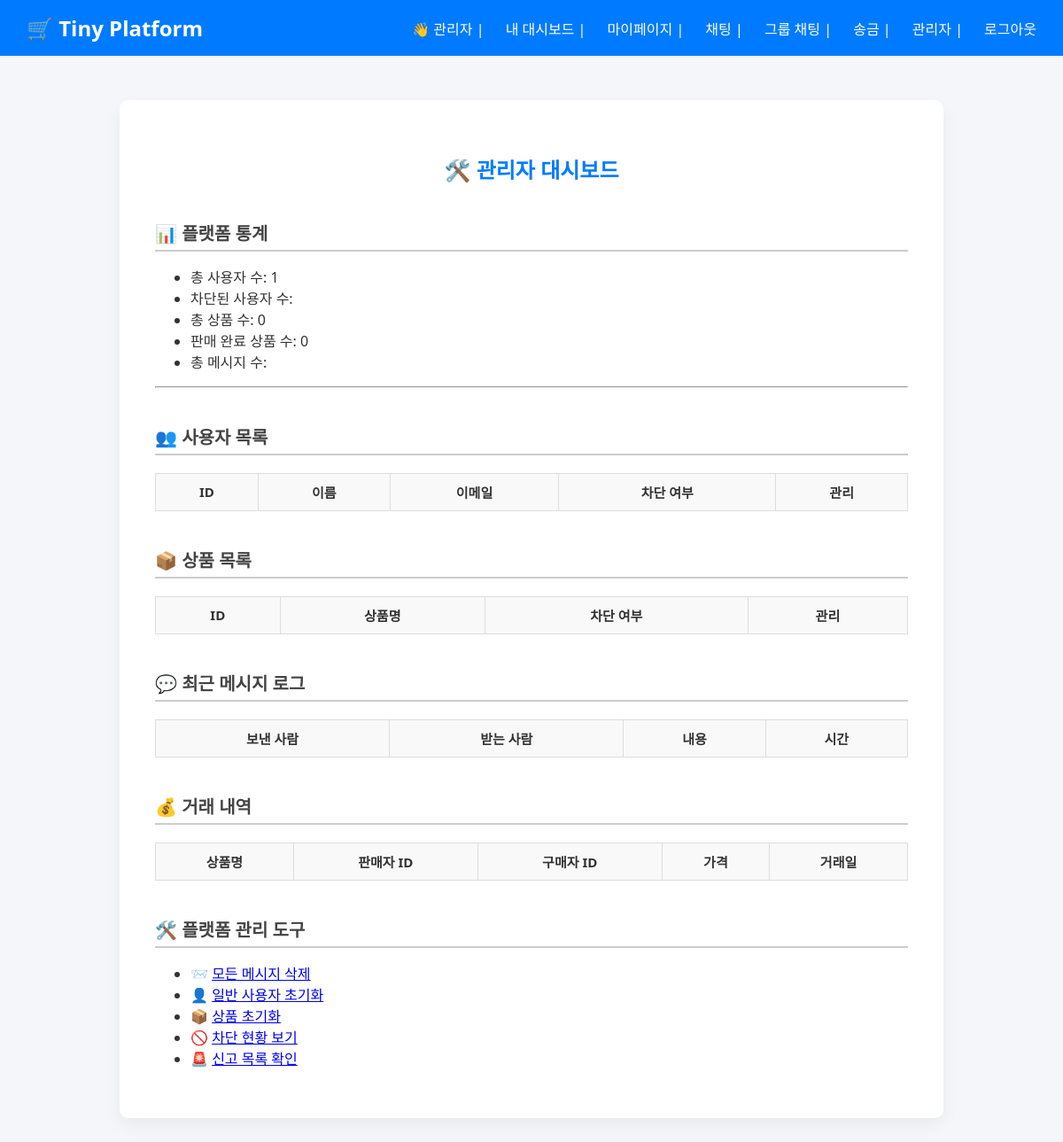
Page /admin (signed in) on the earlier database version.
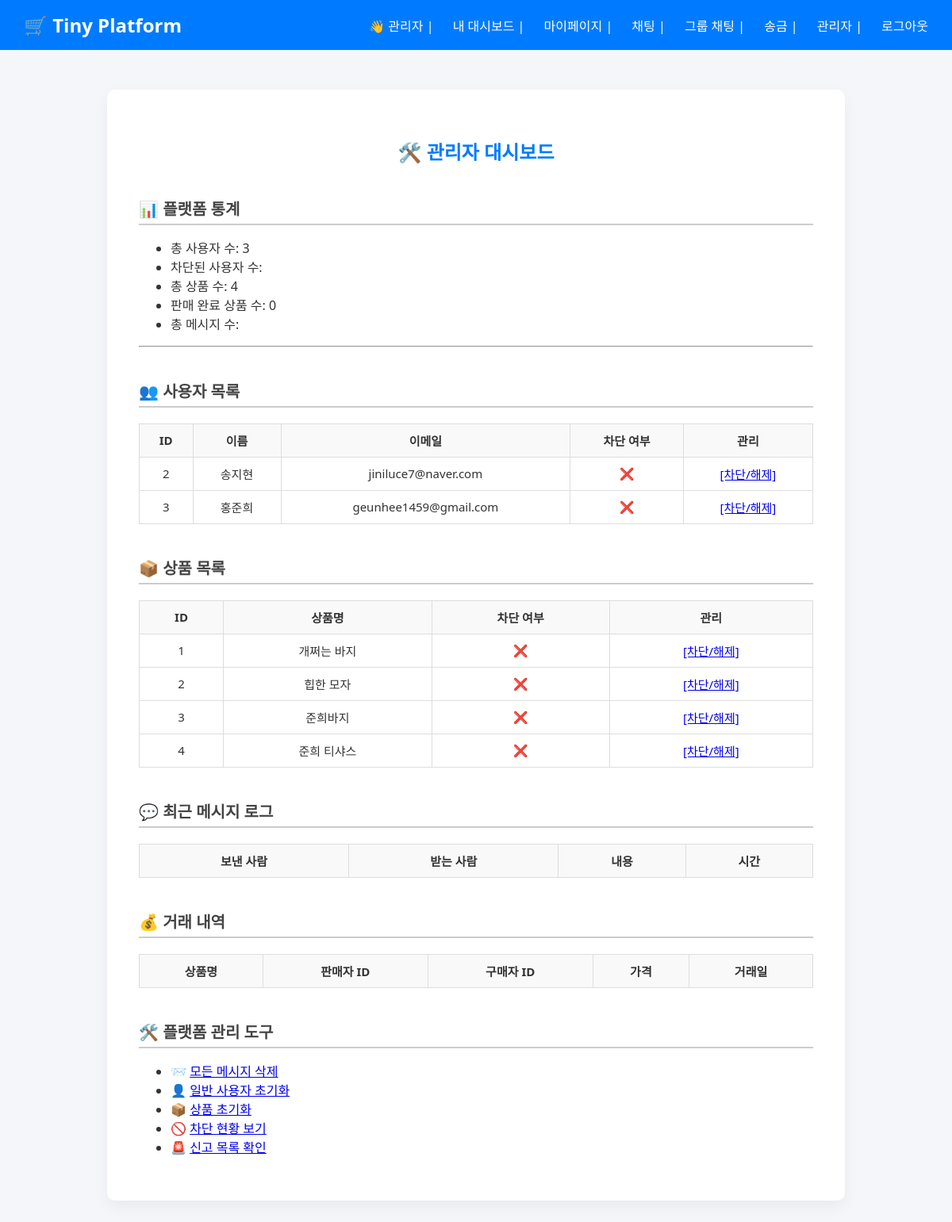
Same page on the later database version.
### tables this page shows
CREATE TABLE users (
                id INTEGER PRIMARY KEY AUTOINCREMENT,
                username TEXT NOT NULL UNIQUE,
                email TEXT NOT NULL UNIQUE,
                password TEXT NOT NULL,
                is_admin INTEGER DEFAULT 0,
                is_blocked INTEGER DEFAULT 0,
                balance INTEGER DEFAULT 10000,
                bio TEXT
            );

CREATE TABLE products (
                id INTEGER PRIMARY KEY AUTOINCREMENT,
                name TEXT NOT NULL,
                description TEXT,
                price INTEGER,
                seller_id INTEGER,
                is_blocked INTEGER DEFAULT 0,
                created_at TIMESTAMP DEFAULT CURRENT_TIMESTAMP,
                buyer_id INTEGER
            );

### app.py (the view)
@app.route("/admin")
def admin():
    if not session.get("is_admin"):
        flash("접근 권한이 없습니다.", "danger")
        return redirect(url_for("index"))
    with sqlite3.connect(DB_NAME) as conn:
        cursor = conn.cursor()
        users = cursor.execute("SELECT id, username, email, is_blocked FROM users WHERE is_admin = 0").fetchall()
        products = cursor.execute("SELECT id, name, is_blocked FROM products").fetchall()
        stats = {
            "total_users": cursor.execute("SELECT COUNT(*) FROM users").fetchone()[0],
            "total_products": cursor.execute("SELECT COUNT(*) FROM products").fetchone()[0],
            "sold_products": cursor.execute("SELECT COUNT(*) FROM products WHERE buyer_id IS NOT NULL").fetchone()[0],
            "latest_messages": cursor.execute("""
                SELECT u1.username, u2.username, m.message, m.created_at
                FROM messages m
                JOIN users u1 ON m.sender_id = u1.id
                JOIN users u2 ON m.receiver_id = u2.id
                ORDER BY m.created_at DESC LIMIT 5
            """).fetchall(),
            "latest_transfers": cursor.execute("""
                SELECT u1.username, u2.username, p.name, t.amount, t.created_at
                FROM transfers t
                JOIN users u1 ON t.sender_id = u1.id
                JOIN users u2 ON t.receiver_id = u2.id
                LEFT JOIN products p ON t.product_id = p.id
                ORDER BY t.created_at DESC LIMIT 5
            """).fetchall()
        }
    return render_template("admin.html", users=users, products=products, stats=stats)

### templates/admin.html (shortened to what this page needs)
{% extends "base.html" %}
{% block content %}
<h2>🛠️ 관리자 대시보드</h2>
<h3 class="section-title">📊 플랫폼 통계</h3>
<ul>
  <li>총 사용자 수: {{ stats.total_users }}</li>
  <li>차단된 사용자 수: {{ stats.blocked_users }}</li>
  <li>총 상품 수: {{ stats.total_products }}</li>
  <li>판매 완료 상품 수: {{ stats.sold_products }}</li>
  <li>총 메시지 수: {{ stats.total_messages }}</li>
</ul>
<hr />
<h3 class="section-title">👥 사용자 목록</h3>
<table class="product-table">
  <tr>
    <th>ID</th>
    <th>이름</th>
    <th>이메일</th>
    <th>차단 여부</th>
    <th>관리</th>
  </tr>
  {% for u in users %}
  <tr>
    <td>{{ u[0] }}</td>
    <td>{{ u[1] }}</td>
    <td>{{ u[2] }}</td>
    <td>{% if u[3] %}✅{% else %}❌{% endif %}</td>
    <td><a href="{{ url_for('block_user', user_id=u[0]) }}">[차단/해제]</a></td>
  </tr>
  {% endfor %}
</table>
<h3 class="section-title">📦 상품 목록</h3>
<table class="product-table">
  <tr>
    <th>ID</th>
    <th>상품명</th>
    <th>차단 여부</th>
    <th>관리</th>
  </tr>
  {% for p in products %}
  <tr>
    <td>{{ p[0] }}</td>
    <td>{{ p[1] }}</td>
    <td>{% if p[2] %}✅{% else %}❌{% endif %}</td>
    <td><a href="{{ url_for('block_product', product_id=p[0]) }}">[차단/해제]</a></td>
  </tr>
  {% endfor %}
</table>
<h3 class="section-title">💬 최근 메시지 로그</h3>
<table class="product-table">
  <tr>
    <th>보낸 사람</th>
    <th>받는 사람</th>
    <th>내용</th>
    <th>시간</th>
  </tr>
</table>
<h3 class="section-title">💰 거래 내역</h3>
<table class="trade-table">
  <tr>
    <th>상품명</th>
    <th>판매자 ID</th>
    <th>구매자 ID</th>
    <th>가격</th>
    <th>거래일</th>
  </tr>
</table>
<h3 class="section-title">🛠️ 플랫폼 관리 도구</h3>
<ul>
  <li>📨 <a href="{{ url_for('delete_messages') }}">모든 메시지 삭제</a></li>
  <li>👤 <a href="{{ url_for('reset_users') }}">일반 사용자 초기화</a></li>
  <li>📦 <a href="{{ url_for('reset_products') }}">상품 초기화</a></li>
  <li>🚫 <a href="{{ url_for('admin_blocked') }}">차단 현황 보기</a></li>
  <li>🚨 <a href="{{ url_for('admin_reports') }}">신고 목록 확인</a></li>
</ul>
{% endblock %}

### templates/base.html (shortened to what this page needs)
<!DOCTYPE html>
<html lang="ko">
<head>
  <link rel="stylesheet" href="{{ url_for('static', filename='style.css') }}" />
</head>
<body>
  <div class="navbar">
    <div class="logo">
      <a href="{{ url_for('index') }}">🛒 Tiny Platform</a>
    </div>
    <div class="menu">
      {% if session.get("username") %}
        👋 {{ session["username"] }} |
        <a href="{{ url_for('dashboard') }}">내 대시보드</a> |
        <a href="{{ url_for('profile') }}">마이페이지</a> |
        <a href="{{ url_for('chat_list') }}">채팅</a> |
        <a href="{{ url_for('group_chat') }}">그룹 채팅</a> |
        <a href="{{ url_for('transfer') }}">송금</a> |
        {% if session.get("is_admin") %}
        <a href="{{ url_for('admin') }}">관리자</a> |
        {% endif %}
        <a href="{{ url_for('logout') }}">로그아웃</a>
      {% else %}
        <a href="{{ url_for('login') }}">로그인</a> |
        <a href="{{ url_for('register') }}">회원가입</a>
      {% endif %}
    </div>
  </div>
  <div class="container">
    {% block content %}{% endblock %}
  </div>
</body>
</html>

### static/style.css (style rules this page uses)
body { margin: 0; padding: 0; font-family: 'Segoe UI', 'Helvetica', 'Apple SD Gothic Neo', sans-serif; background-color: #f4f6f9; color: #333; }
.navbar { background-color: #007bff; padding: 15px 30px; display: flex; justify-content: space-between; align-items: center; color: white; }
.logo a { color: inherit; text-decoration: none; }
.navbar .logo { font-size: 24px; font-weight: bold; }
.navbar .menu a { color: white; text-decoration: none; margin-left: 20px; font-weight: 500; }
.container { max-width: 850px; margin: 50px auto; background-color: #fff; padding: 40px; border-radius: 10px; box-shadow: 0 8px 20px rgba(0, 0, 0, 0.05); }
h2 { text-align: center; color: #007bff; margin-bottom: 30px; }
.section-title { font-size: 18px; font-weight: bold; margin: 20px 0 10px; }
.product-table, .trade-table { width: 100%; border-collapse: collapse; margin-top: 10px; font-size: 15px; }
.product-table th, .product-table td, .trade-table th, .trade-table td { border: 1px solid #ccc; padding: 8px 10px; text-align: center; }
.product-table th, .trade-table th { background-color: #f7f7f7; color: #333; font-weight: bold; }
.product-table, .trade-table { width: 100%; border-collapse: collapse; margin-top: 20px; font-size: 15px; }
.product-table th, .product-table td, .trade-table th, .trade-table td { border: 1px solid #ddd; padding: 10px; text-align: center; }
.product-table th, .trade-table th { background-color: #f9f9f9; font-weight: bold; color: #333; }
.section-title { margin-top: 40px; margin-bottom: 10px; font-size: 20px; color: #444; border-bottom: 2px solid #ccc; padding-bottom: 5px; }

Differences in the rows shown:
added users: id "2", username "송지현", email "jiniluce7@naver.com"
added users: id "3", username "홍준희", email "geunhee1459@gmail.com"
added products: id "1", name "개쩌는 바지"
added products: id "2", name "힙한 모자"
added products: id "3", name "준희바지"
added products: id "4", name "준희 티샤스"
Other differences:
{{ stats.total_users }}: "1" → "3"
{{ stats.total_products }}: "0" → "4"
